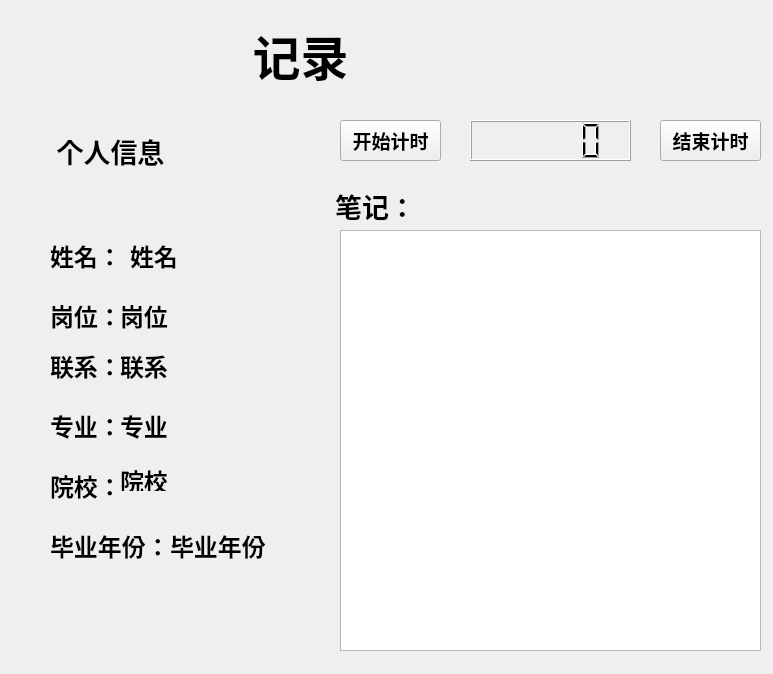
<?xml version="1.0" encoding="UTF-8"?>
<ui version="4.0">
 <class>InterView</class>
 <widget class="QWidget" name="InterView">
  <property name="geometry">
   <rect>
    <x>0</x>
    <y>0</y>
    <width>773</width>
    <height>674</height>
   </rect>
  </property>
  <property name="windowTitle">
   <string>Form</string>
  </property>
  <widget class="QLabel" name="label">
   <property name="geometry">
    <rect>
     <x>220</x>
     <y>20</y>
     <width>161</width>
     <height>71</height>
    </rect>
   </property>
   <property name="font">
    <font>
     <family>楷体</family>
     <pointsize>36</pointsize>
     <weight>75</weight>
     <bold>true</bold>
    </font>
   </property>
   <property name="text">
    <string>记录</string>
   </property>
   <property name="alignment">
    <set>Qt::AlignCenter</set>
   </property>
  </widget>
  <widget class="QLabel" name="label_2">
   <property name="geometry">
    <rect>
     <x>50</x>
     <y>130</y>
     <width>121</width>
     <height>41</height>
    </rect>
   </property>
   <property name="font">
    <font>
     <family>楷体</family>
     <pointsize>20</pointsize>
     <weight>75</weight>
     <bold>true</bold>
    </font>
   </property>
   <property name="text">
    <string>个人信息</string>
   </property>
   <property name="alignment">
    <set>Qt::AlignCenter</set>
   </property>
  </widget>
  <widget class="QPushButton" name="btnStartTime">
   <property name="geometry">
    <rect>
     <x>340</x>
     <y>120</y>
     <width>101</width>
     <height>41</height>
    </rect>
   </property>
   <property name="font">
    <font>
     <family>等线</family>
     <pointsize>14</pointsize>
     <weight>75</weight>
     <bold>true</bold>
    </font>
   </property>
   <property name="text">
    <string>开始计时</string>
   </property>
  </widget>
  <widget class="QLCDNumber" name="lcdNumber">
   <property name="geometry">
    <rect>
     <x>470</x>
     <y>120</y>
     <width>161</width>
     <height>41</height>
    </rect>
   </property>
  </widget>
  <widget class="QTextEdit" name="textEdit">
   <property name="geometry">
    <rect>
     <x>340</x>
     <y>230</y>
     <width>421</width>
     <height>421</height>
    </rect>
   </property>
  </widget>
  <widget class="QLabel" name="label_3">
   <property name="geometry">
    <rect>
     <x>330</x>
     <y>190</y>
     <width>91</width>
     <height>31</height>
    </rect>
   </property>
   <property name="font">
    <font>
     <family>等线</family>
     <pointsize>20</pointsize>
     <weight>75</weight>
     <bold>true</bold>
    </font>
   </property>
   <property name="text">
    <string>笔记：</string>
   </property>
   <property name="alignment">
    <set>Qt::AlignCenter</set>
   </property>
  </widget>
  <widget class="QLabel" name="label_4">
   <property name="geometry">
    <rect>
     <x>50</x>
     <y>240</y>
     <width>71</width>
     <height>31</height>
    </rect>
   </property>
   <property name="font">
    <font>
     <family>楷体</family>
     <pointsize>18</pointsize>
     <weight>75</weight>
     <bold>true</bold>
    </font>
   </property>
   <property name="text">
    <string>姓名：</string>
   </property>
  </widget>
  <widget class="QLabel" name="label_5">
   <property name="geometry">
    <rect>
     <x>50</x>
     <y>300</y>
     <width>71</width>
     <height>31</height>
    </rect>
   </property>
   <property name="font">
    <font>
     <family>楷体</family>
     <pointsize>18</pointsize>
     <weight>75</weight>
     <bold>true</bold>
    </font>
   </property>
   <property name="text">
    <string>岗位：</string>
   </property>
  </widget>
  <widget class="QLabel" name="label_6">
   <property name="geometry">
    <rect>
     <x>50</x>
     <y>350</y>
     <width>71</width>
     <height>31</height>
    </rect>
   </property>
   <property name="font">
    <font>
     <family>楷体</family>
     <pointsize>18</pointsize>
     <weight>75</weight>
     <bold>true</bold>
    </font>
   </property>
   <property name="text">
    <string>联系：</string>
   </property>
  </widget>
  <widget class="QLabel" name="label_7">
   <property name="geometry">
    <rect>
     <x>50</x>
     <y>410</y>
     <width>71</width>
     <height>31</height>
    </rect>
   </property>
   <property name="font">
    <font>
     <family>楷体</family>
     <pointsize>18</pointsize>
     <weight>75</weight>
     <bold>true</bold>
    </font>
   </property>
   <property name="text">
    <string>专业：</string>
   </property>
  </widget>
  <widget class="QLabel" name="label_8">
   <property name="geometry">
    <rect>
     <x>50</x>
     <y>470</y>
     <width>71</width>
     <height>31</height>
    </rect>
   </property>
   <property name="font">
    <font>
     <family>楷体</family>
     <pointsize>18</pointsize>
     <weight>75</weight>
     <bold>true</bold>
    </font>
   </property>
   <property name="text">
    <string>院校：</string>
   </property>
  </widget>
  <widget class="QLabel" name="label_9">
   <property name="geometry">
    <rect>
     <x>50</x>
     <y>530</y>
     <width>121</width>
     <height>31</height>
    </rect>
   </property>
   <property name="font">
    <font>
     <family>楷体</family>
     <pointsize>18</pointsize>
     <weight>75</weight>
     <bold>true</bold>
    </font>
   </property>
   <property name="text">
    <string>毕业年份：</string>
   </property>
  </widget>
  <widget class="QLabel" name="labelName">
   <property name="geometry">
    <rect>
     <x>130</x>
     <y>240</y>
     <width>161</width>
     <height>31</height>
    </rect>
   </property>
   <property name="font">
    <font>
     <family>楷体</family>
     <pointsize>18</pointsize>
     <weight>75</weight>
     <bold>true</bold>
    </font>
   </property>
   <property name="text">
    <string>姓名</string>
   </property>
  </widget>
  <widget class="QLabel" name="labelJob">
   <property name="geometry">
    <rect>
     <x>120</x>
     <y>300</y>
     <width>211</width>
     <height>31</height>
    </rect>
   </property>
   <property name="font">
    <font>
     <family>楷体</family>
     <pointsize>18</pointsize>
     <weight>75</weight>
     <bold>true</bold>
    </font>
   </property>
   <property name="text">
    <string>岗位</string>
   </property>
  </widget>
  <widget class="QLabel" name="labelPhone">
   <property name="geometry">
    <rect>
     <x>120</x>
     <y>350</y>
     <width>161</width>
     <height>31</height>
    </rect>
   </property>
   <property name="font">
    <font>
     <family>楷体</family>
     <pointsize>18</pointsize>
     <weight>75</weight>
     <bold>true</bold>
    </font>
   </property>
   <property name="text">
    <string>联系</string>
   </property>
  </widget>
  <widget class="QLabel" name="labelProfess">
   <property name="geometry">
    <rect>
     <x>120</x>
     <y>410</y>
     <width>201</width>
     <height>31</height>
    </rect>
   </property>
   <property name="font">
    <font>
     <family>楷体</family>
     <pointsize>18</pointsize>
     <weight>75</weight>
     <bold>true</bold>
    </font>
   </property>
   <property name="text">
    <string>专业</string>
   </property>
  </widget>
  <widget class="QLabel" name="labelSchool">
   <property name="geometry">
    <rect>
     <x>120</x>
     <y>470</y>
     <width>201</width>
     <height>21</height>
    </rect>
   </property>
   <property name="font">
    <font>
     <family>楷体</family>
     <pointsize>18</pointsize>
     <weight>75</weight>
     <bold>true</bold>
    </font>
   </property>
   <property name="text">
    <string>院校</string>
   </property>
  </widget>
  <widget class="QLabel" name="labelYear">
   <property name="geometry">
    <rect>
     <x>170</x>
     <y>530</y>
     <width>161</width>
     <height>31</height>
    </rect>
   </property>
   <property name="font">
    <font>
     <family>楷体</family>
     <pointsize>18</pointsize>
     <weight>75</weight>
     <bold>true</bold>
    </font>
   </property>
   <property name="text">
    <string>毕业年份</string>
   </property>
  </widget>
  <widget class="QPushButton" name="btnEndTime">
   <property name="geometry">
    <rect>
     <x>660</x>
     <y>120</y>
     <width>101</width>
     <height>41</height>
    </rect>
   </property>
   <property name="font">
    <font>
     <family>等线</family>
     <pointsize>14</pointsize>
     <weight>75</weight>
     <bold>true</bold>
    </font>
   </property>
   <property name="text">
    <string>结束计时</string>
   </property>
  </widget>
 </widget>
 <resources/>
 <connections/>
</ui>
